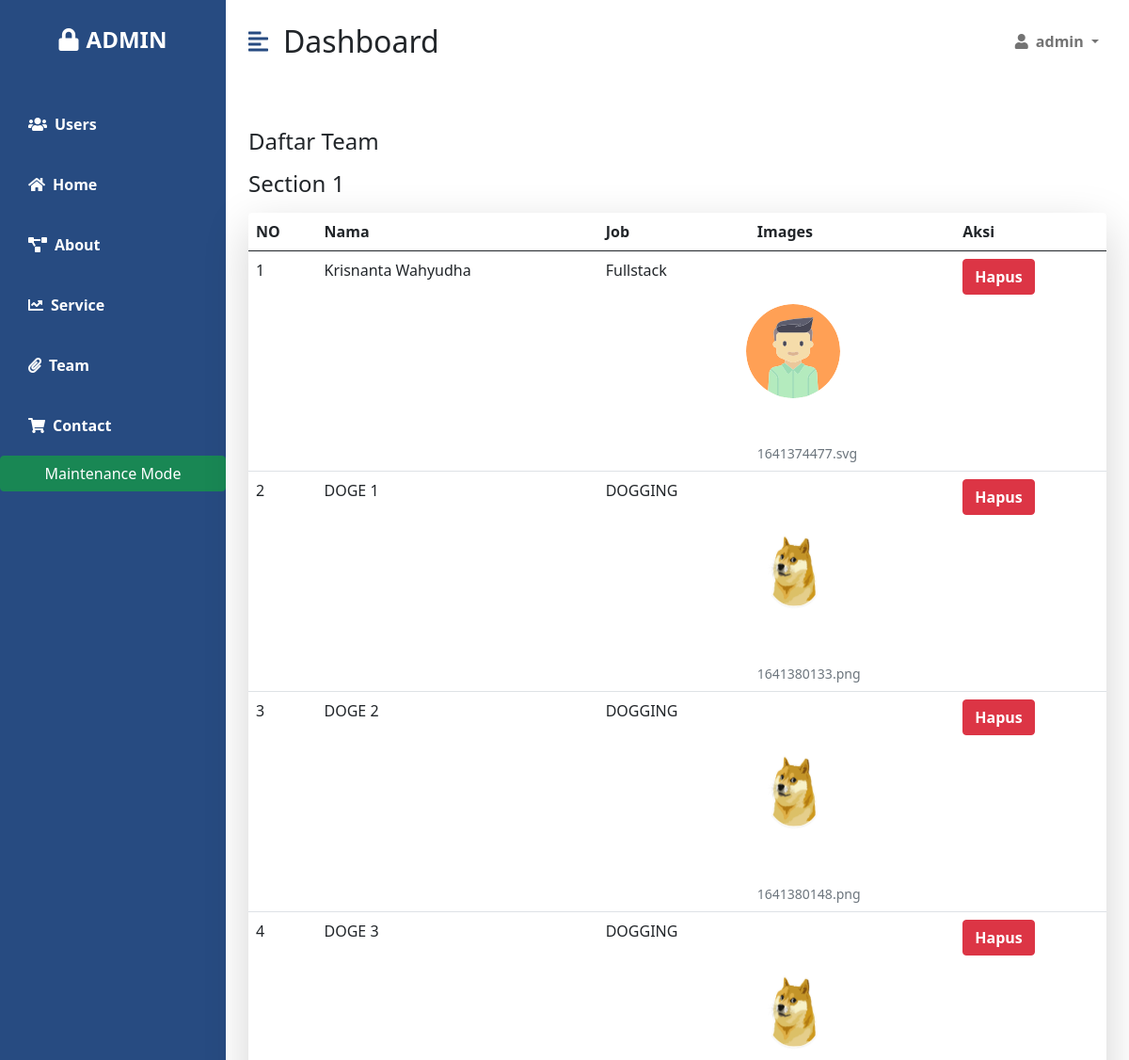
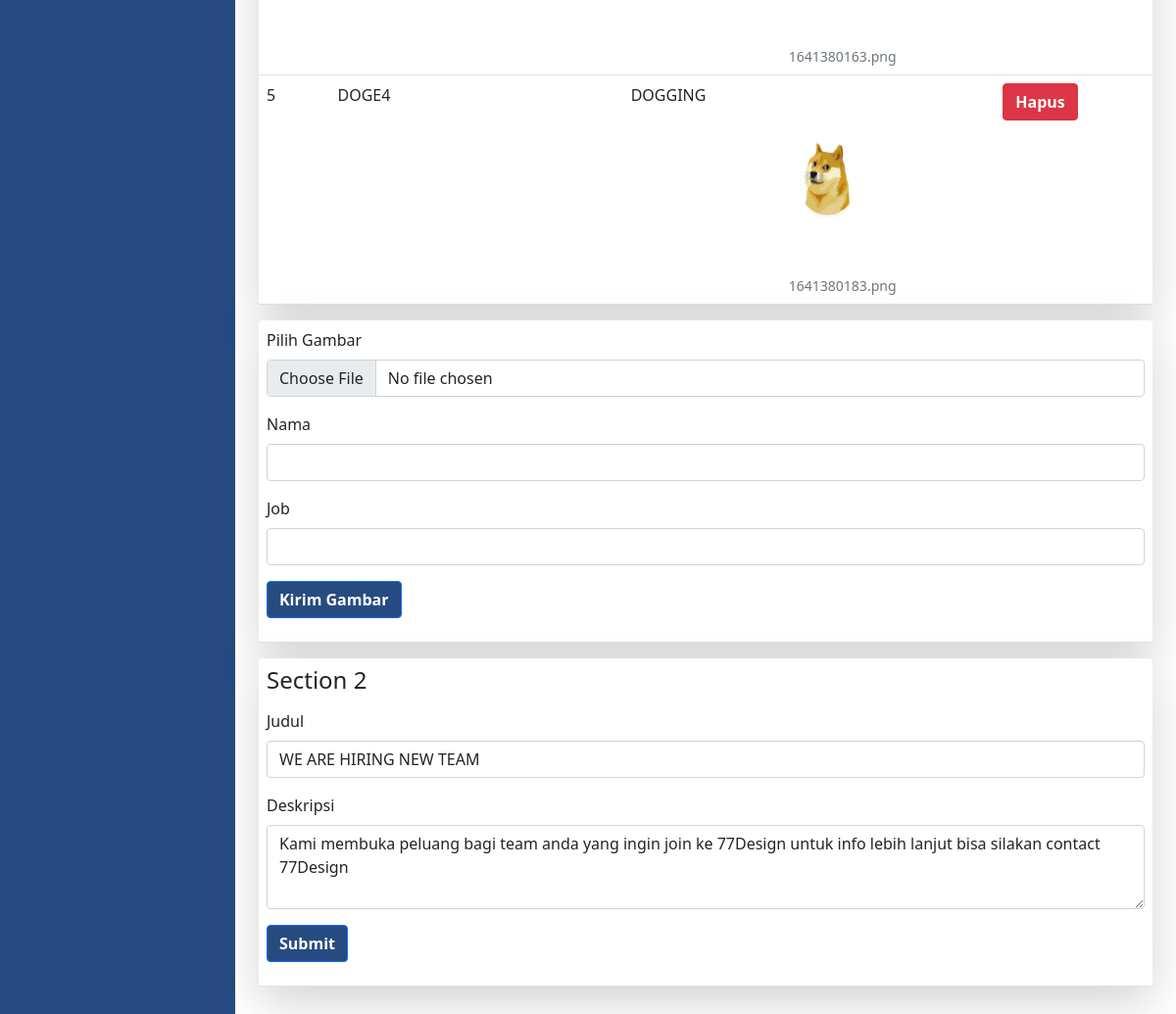
The page /admin/admin-team.php (signed in) on the database its author committed (2 pictures, top to bottom).
### tables this page shows
CREATE TABLE `team` (
  `id` int(11) NOT NULL,
  `judul` varchar(128) NOT NULL,
  `deskripsi` text NOT NULL,
  `section` int(11) NOT NULL
);

### admin/admin-team.php (the view, shortened to what this page needs)
<?php include("admin-header.php"); ?>
<div class="container-fluid px-4">
    <div class="row my-5">
        <h3 class="fs-4 mb-3">Daftar Team </h3>
        <div class="col">
            <table class="table bg-white rounded shadow-lg">
                <thead class="thead-dark">
                    <tr>
                        <h3 class="fs-4 mb-3">Section 1</h3>
                        <th>NO</th>
                        <th>Nama</th>
                        <th>Job</th>
                        <th>Images</th>
                        <th>Aksi</th>
                    </tr>
                </thead>
                <tbody>
                    <?php
                    include("../config.php");
                    $num = 0;
                    $sql = "SELECT * FROM `team-img`";
                    $hasil = mysqli_query($conn, $sql) or exit("Error query: <b>" . $sql . "</b>.");
                    while ($data = mysqli_fetch_assoc($hasil)) {
                        $num++;
                    ?>
                        <tr>
                            <td><?php echo $num ?></td>
                            <td><?php echo $data['nama']; ?></td>
                            <td><?php echo $data['job']; ?></td>
                            <td><img width="100px" height="100px" class="row my-5 rounded-circle z-depth-2" src="../assets/images/<?php echo $data['file']; ?>" alt=" ">
                                <figcaption class="figure-caption "><?php echo $data['file']; ?></figcaption>
                            </td>
                            <td>
                                <a class="btn btn-danger fw-bold btn-del" href="controller/controller-team-img-del.php?file=<?php echo $data['file']; ?>">Hapus</a>
        </div>
    <?php
                    }
    ?>
    <table class="table bg-white rounded shadow-lg ">
        <tbody>
            <tr>
                <td>
                    <form action="controller/controller-team-img-add.php" method="post" enctype="multipart/form-data">
                        <div class="form-group">
                            <div class="mb-3">
                                <label class="form-label">Pilih Gambar</label>
                                <input type="file" name="file" class="form-control">
                            </div>
                            <div class="mb-3">
                                <label class="form-label">Nama </label>
                                <input class="form-control" type="text" name="txtNama">
                            </div>
                            <div class="mb-3">
                                <label class="form-label">Job </label>
                                <input class="form-control" type="text" name="txtJob">
                            </div>
                            <div class="mb-3">
                                <input class="btn btn-primary" type="submit" value="Kirim Gambar" name="submit">
                            </div>
                        </div>
                    </form>
                </td>
            </tr>
        </tbody>
    </table>
    <table class="table bg-white rounded shadow-lg ">
        <tbody>
            <?php
            include '../config.php';
            $sqlS2 = "SELECT judul,deskripsi FROM team where section=2";
            $hasilS2 = mysqli_query($conn, $sqlS2) or exit("Error query: <b>" . $sqlS2 . "</b>.");
            $dataS2 = mysqli_fetch_assoc($hasilS2);
            ?>
            <tr>
                <td>
                    <form action="controller/controller-team-edit-s2.php" method="POST" class="form-body">
                        <h3 class="fs-4 mb-3">Section 2</h3>
                        <div class="mb-3">
                            <label class="form-label">Judul</label>
                            <input type="text" class="form-control" name="txtJudulS2" value="<?php echo $dataS2['judul']; ?>">
                        </div>
                        <div class="mb-3">
                            <label class="form-label">Deskripsi</label>
                            <textarea class="form-control" name="txtDesS2" rows="3"><?php echo $dataS2['deskripsi']; ?></textarea>
                        </div>
                        <div class="mb-3">
                            <button type="submit" class="btn btn-primary">Submit</button>
                        </div>
                    </form>
                </td>
            </tr>
        </tbody>
    </table>
</body>
</html>

### admin/admin.css (style rules this page uses)
:root { --main-bg-color: #274b81; --main-text-color: #ffffff; --second-text-color: #ffffff; --second-bg-color: #ffffff; }
.btn-primary { background-color: #274b81 !important; font-weight: bold; }

### rows shown on the page
team-img: nama "Krisnanta Wahyudha", job "Fullstack", file (picture), file "1641374477.svg"
team-img: nama "DOGE 1", job "DOGGING", file (picture), file "1641380133.png"
team-img: nama "DOGE 2", job "DOGGING", file (picture), file "1641380148.png"
team-img: nama "DOGE 3", job "DOGGING", file (picture), file "1641380163.png"
team-img: nama "DOGE4", job "DOGGING", file (picture), file "1641380183.png"
team: txtJudulS2 "WE ARE HIRING NEW TEAM", txtDesS2 "Kami membuka peluang bagi team anda yang ingin join ke 77Design untuk info lebih lanjut bisa silakan contact 77Design"

### other values the page prints
$_SESSION['username'] "admin"
